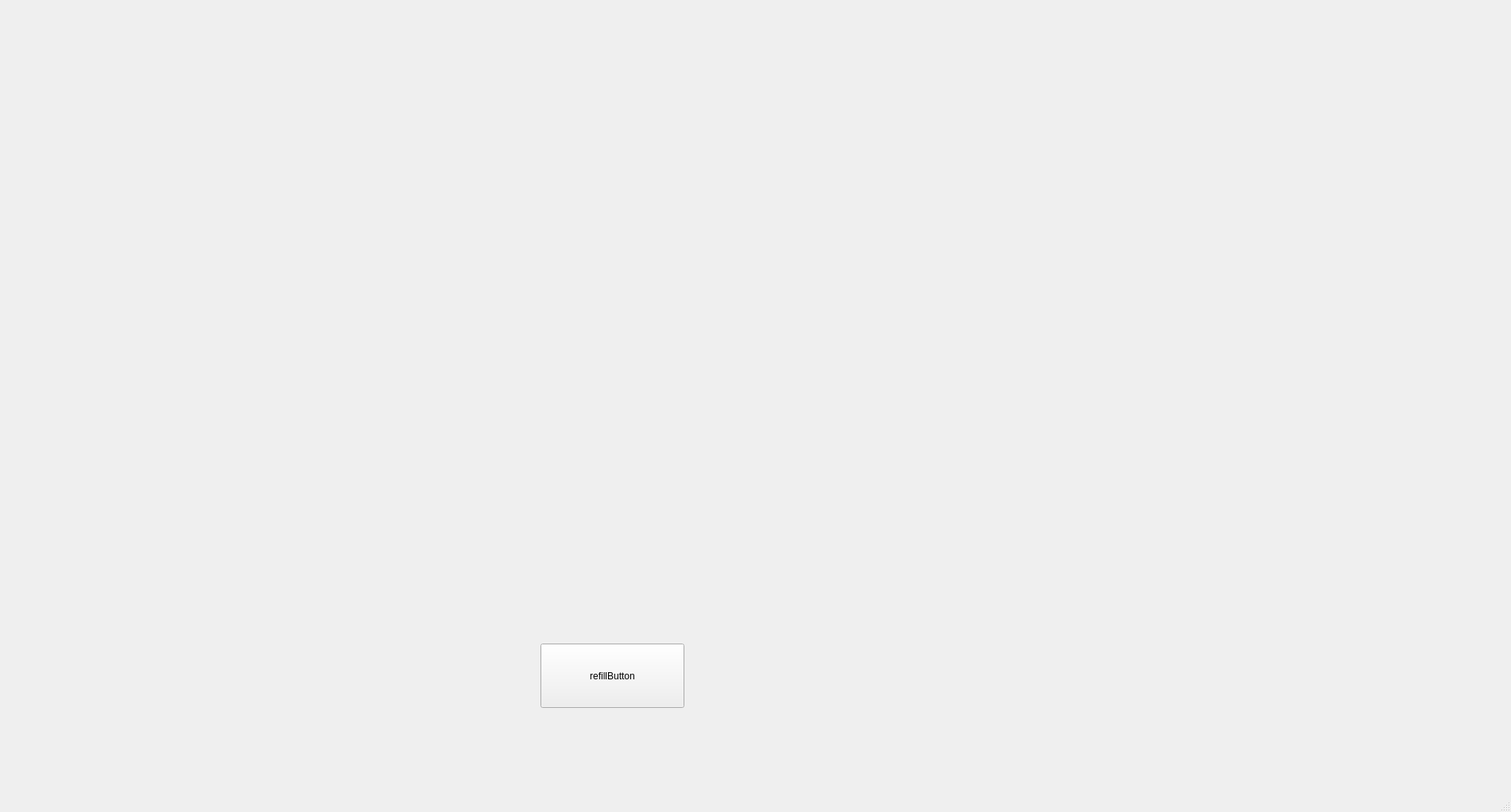
<?xml version="1.0" encoding="UTF-8"?>
<ui version="4.0">
 <class>MainWindow</class>
 <widget class="QMainWindow" name="MainWindow">
  <property name="geometry">
   <rect>
    <x>0</x>
    <y>0</y>
    <width>1901</width>
    <height>1022</height>
   </rect>
  </property>
  <property name="windowTitle">
   <string>MainWindow</string>
  </property>
  <widget class="QWidget" name="centralwidget">
   <widget class="QWidget" name="cupHost" native="true">
    <property name="geometry">
     <rect>
      <x>360</x>
      <y>70</y>
      <width>881</width>
      <height>641</height>
     </rect>
    </property>
   </widget>
   <widget class="QPushButton" name="refillButton">
    <property name="geometry">
     <rect>
      <x>680</x>
      <y>810</y>
      <width>181</width>
      <height>81</height>
     </rect>
    </property>
    <property name="text">
     <string>refillButton</string>
    </property>
   </widget>
  </widget>
  <widget class="QMenuBar" name="menubar">
   <property name="geometry">
    <rect>
     <x>0</x>
     <y>0</y>
     <width>1901</width>
     <height>22</height>
    </rect>
   </property>
  </widget>
  <widget class="QStatusBar" name="statusbar"/>
 </widget>
 <resources/>
 <connections/>
</ui>
